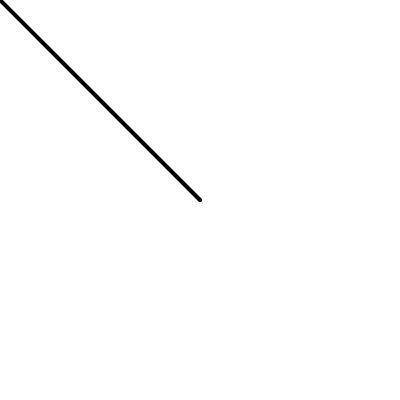
Frame 1 (no input)
Frame 60 (no input): identical to frame 1, image omitted
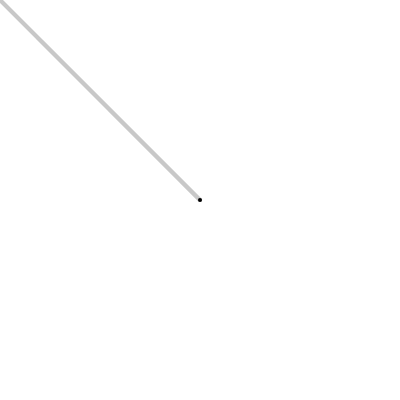
Frame 120 (the mouse pressed at the canvas centre since frame 60)

The p5.js sketch that drew these frames (run headless with seeded random() and noise() and a simulated clock; from frame 60 on, the mouse is pressed at the canvas centre):

// p5.js sketch
// ── sketch.js
function setup() {
  createCanvas(400, 400);

}

function draw() {
  background(255)

  let mouse = createVector(mouseX, mouseY)
  let center = createVector(width / 2, height / 2)

  stroke(200)
  strokeWeight(4)
  line(0, 0, mouse.x, mouse.y)
  line(0, 0, center.x, center.y)

  mouse.sub(center)

  stroke(0)
  translate(width / 2, height / 2)
  line(0, 0, mouse.x, mouse.y)

}
